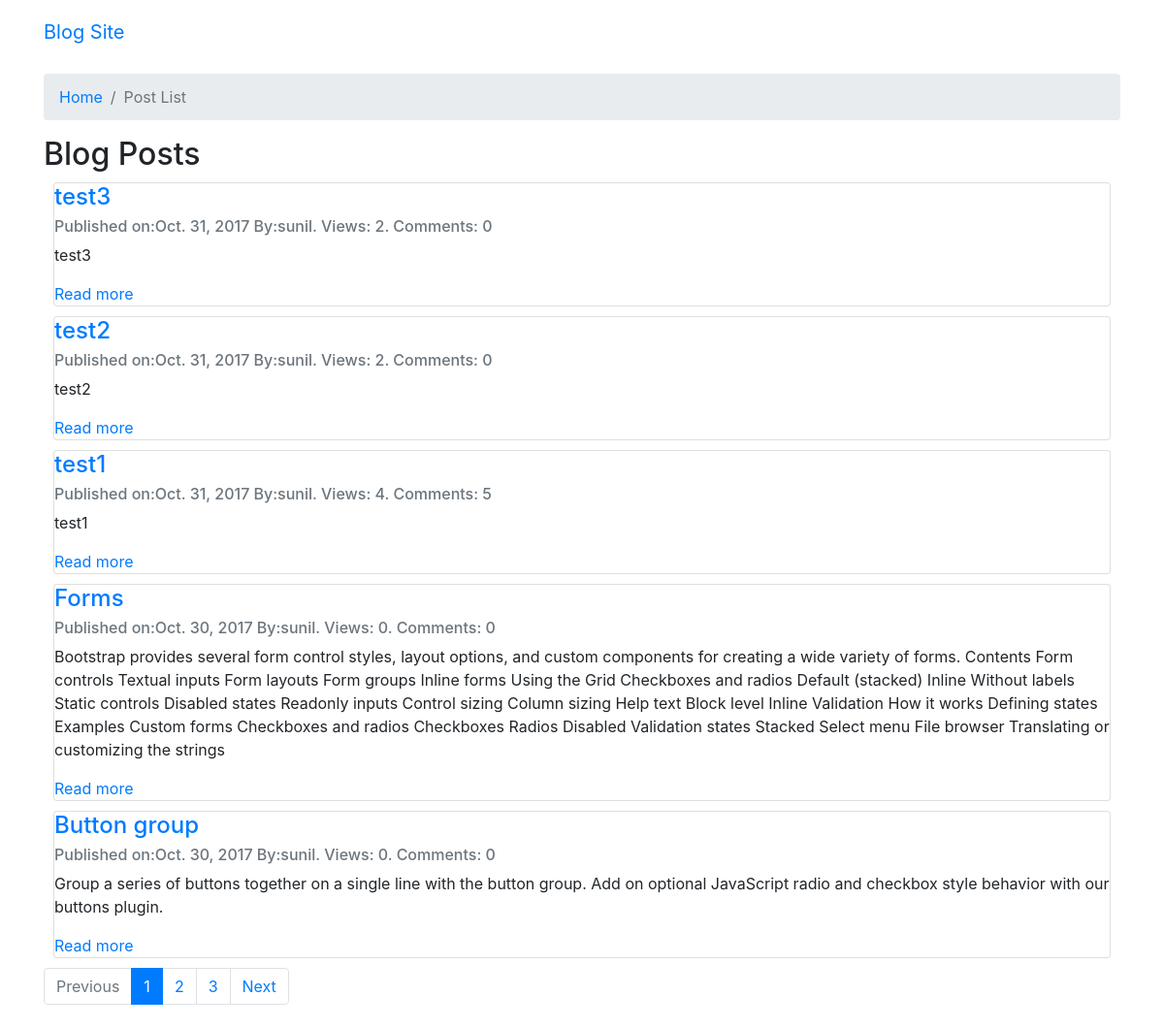
Page /posts/list/ on the earlier database version.
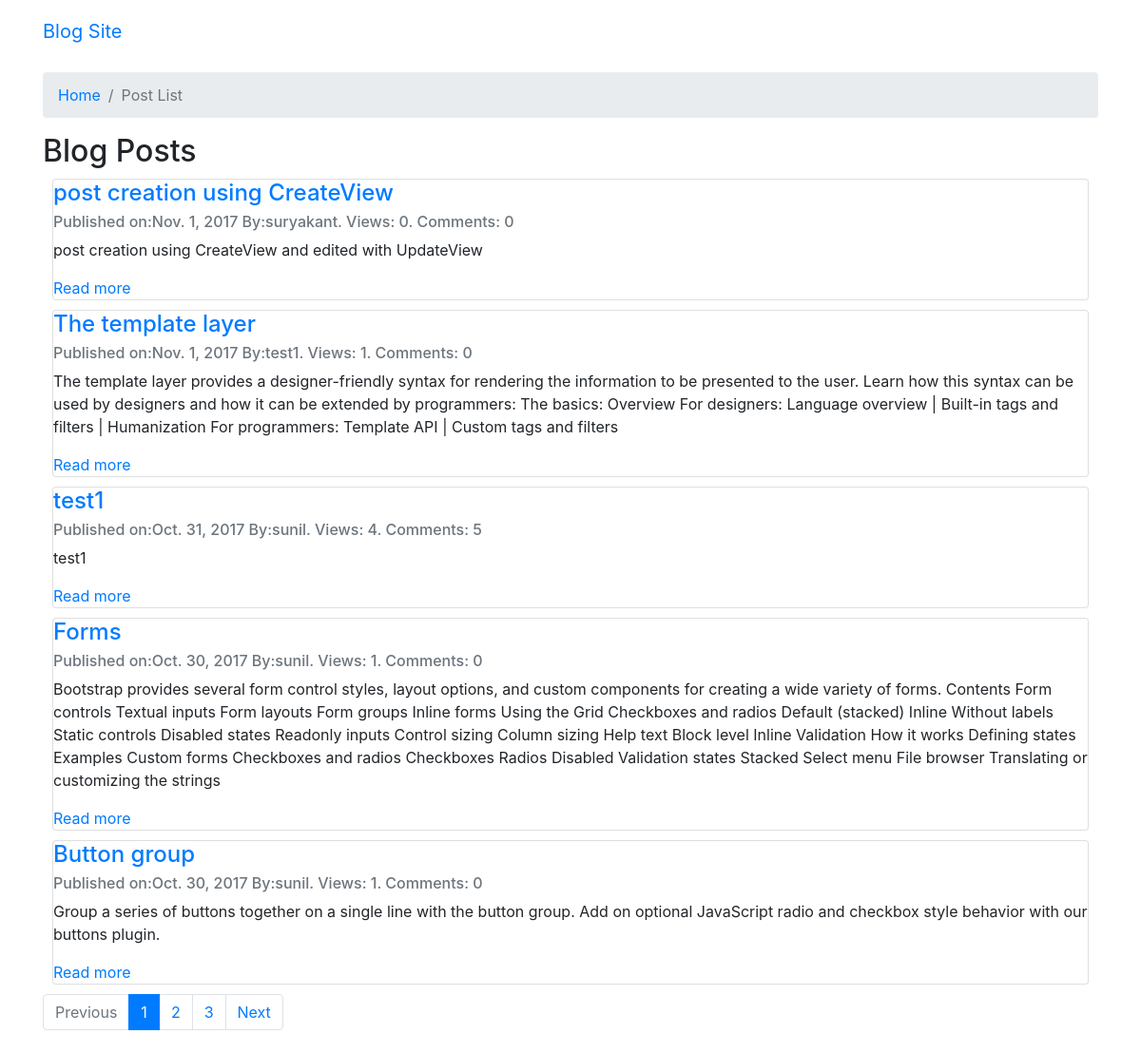
Same page on the later database version.
### posts/models.py (models this page shows, shortened)
class Post(models.Model):
	user = models.ForeignKey(settings.AUTH_USER_MODEL, default=1)
	title = models.CharField(max_length=120)
	slug = models.SlugField(unique=True)
	image = models.ImageField(upload_to='documents/',
		null = True,
		blank=True,
		width_field="width_field",
		height_field="height_field"
		)
	height_field = models.IntegerField(default=0)
	width_field = models.IntegerField(default=0)
	content = models.TextField()
	draft = models.BooleanField(default = False)
	publish = models.DateField(auto_now=False, auto_now_add=False)
	read_time = models.IntegerField(default = 0)
	views = models.PositiveIntegerField(default=0)
	updated = models.DateTimeField(auto_now=True, auto_now_add=False)
	timestamp = models.DateTimeField(auto_now=False, auto_now_add=True)
	class Meta:
		verbose_name_plural = "01 Posts"
		ordering = ['-timestamp',]

### posts/views.py (the view)
class PostListView(ListView):
	model = Post
	template_name = 'posts/post_list.html'
	context_object_name = 'posts'
	queryset = Post.objects.filter(draft=False)
	paginate_by = 5

### posts/templates/posts/post_list.html (shortened to what this page needs)
{% extends 'base.html' %}
{% block breadcrumb %}
	<li class="breadcrumb-item"><a href="{% url 'home' %}">Home</a></li>
  	<li class="breadcrumb-item active">Post List</li>
{% endblock %}
{% block content %}
<h2> Blog Posts</h2>
	{% for post in posts %}
		<div class="card">
		  <div class="card-block">
		    <h4 class="card-title"><a href="{% url 'posts:details' post.id %}">{{ post.title }}</a></h4>
		    <h6 class="card-subtitle mb-2 text-muted">Published on:{{ post.publish }} By:{{ post.user}}. Views: {{ post.views }}. Comments: {{ post.comments.count }} </h6>
		    <p class="card-text">{{ post.content }}</p>
		    <a href="{% url 'posts:details' post.id %}" class="card-link">Read more</a>
		  </div>
		</div>
	{% endfor %}
{% include 'includes/pagination.html' %}
{% endblock %}

### templates/base.html (shortened to what this page needs)
{% load static %}<!DOCTYPE html>
<html lang="en">
  <head>
    <link rel="stylesheet" href="https://maxcdn.bootstrapcdn.com/bootstrap/4.0.0-alpha.6/css/bootstrap.min.css">
    <link href="{% static 'css/app.css' %}" rel="stylesheet">
  </head>
  <body>
    {% include 'includes/nav.html' %}
    <div class="container">
    <ol class="breadcrumb">
    {% block breadcrumb %}
    {% endblock %}
    </ol>
    {% block content %}
    {% endblock %}
    </div>
  </body>
</html>

### templates/includes/nav.html (shortened to what this page needs)
<nav class="navbar navbar-toggleable-md navbar-inverse bg-inverse">
    <div class="container">
    <a class="navbar-brand" href="/">Blog Site</a>
    <button class="navbar-toggler" type="button" data-toggle="collapse" data-target="#mainMenu" aria-controls="mainMenu" aria-expanded="false" aria-label="Toggle navigation">
      <span class="navbar-toggler-icon"></span>
    </button>
  </div>
  </nav>

### templates/includes/pagination.html (shortened to what this page needs)
{% if is_paginated %}
	<nav aria-label="Posts Pagination" class="mb-4">
	  <ul class="pagination">
	  {% if page_obj.has_previous%}
	    <li class="page-item">
	      <a class="page-link" href="?page={{page_obj.previous_page_number}}">Previous</a>
	    </li>
	    {% else %}
	    <li class="page-item disabled">
	      <span class="page-link">Previous</span>
	    </li>
	    {% endif %}
	    {% for page_num in page_obj.paginator.page_range %}
	    	{% if page_obj.number == page_num %}
		    	<li class="page-item active">
			      <span class="page-link">
			        {{ page_num }}
			      </span>
			    </li>
			{% elif page_num > page_obj.number|add:'-3' and page_num < page_obj.number|add:'3' %}
	          <li class="page-item">
	            <a class="page-link" href="?page={{ page_num }}">{{ page_num }}</a>
	          </li>
			{% endif %}
	    {% endfor %}
	    {% if page_obj.has_next %}
	    	<li class="page-item">
		      <a class="page-link" href="?page={{ page_obj.next_page_number }}">Next</a>
		    </li>
		{% else %}
		    <li class="page-item disabled">
		      <span class="page-link">Next</span>
		    </li>
	    {% endif %}
	  </ul>
	</nav>
{% endif %}

### static/css/app.css (style rules this page uses)
.card { margin: 10px; }
.container { margin-top : 05px; margin-bottom: 05px; }
.breadcrumb { margin-top : 10px; }

Differences in the rows shown:
removed Post: title "test3", publish "Oct. 31, 2017", user "sunil", views "2", comments.count "0", content "test3"
removed Post: title "test2", publish "Oct. 31, 2017", user "sunil", views "2", comments.count "0", content "test2"
added Post: title "post creation using CreateView", publish "Nov. 1, 2017", user "suryakant", views "0", comments.count "0", content "post creation using CreateView and edited with UpdateView"
added Post: title "The template layer", publish "Nov. 1, 2017", user "test1", views "1", comments.count "0", content "The template layer provides a designer-friendly syntax for rendering the information to be presented to the user. Learn how this syntax can be used by designers and how it can be extended by programmers: The basics: Overview For designers: Language overview | Built-in tags and filters | Humanization For programmers: Template API | Custom tags and filters"
changed Post "Forms": views "0" → "1"
changed Post "Button group": views "0" → "1"
